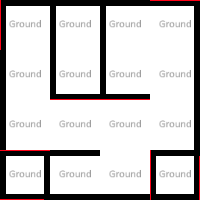

The image is a tile-based game level rendered from a .tmx file. Its description and complete source (layers, tilesets, objects, tile grids) follow:
An orthogonal 4x4 tile map with 50x50 px tiles, 3 tile layers (Ground, Walls, InnerWalls), 1 hidden layer not drawn, 2 tilesets and 7 objects (3x Ending C, 2x Ending D, room 1, EndingIndicatorEndingC).

<map version="1.8" tiledversion="1.8.1" orientation="orthogonal" renderorder="left-up" compressionlevel="0" width="4" height="4" tilewidth="50" tileheight="50" infinite="0" nextlayerid="30" nextobjectid="72">
 <properties>
  <property name="AutoElevate" type="bool" value="false" />
  <property name="NoAgents" type="bool" value="false" />
  <property name="NoSpawning" type="bool" value="false" />
 </properties>
 <tileset firstgid="1" source="../../_Tiled/Master.tsx" />
 <tileset firstgid="34" source="../../_Tiled/Deco.tsx" />
 <group id="5" name="Floor 0">
  <properties>
   <property name="Height" type="float" value="2.5" />
  </properties>
  <layer id="1" name="Ground" width="4" height="4">
   <properties>
    <property name="Materials" value="[ground]" />
    <property name="Walkable" type="bool" value="true" />
   </properties>
   <data encoding="csv">
4,4,4,4,
4,4,4,4,
4,4,4,4,
4,4,4,4
</data>
  </layer>
  <layer id="28" name="Ceiling" width="4" height="4" visible="0">
   <properties>
    <property name="AtCeiling" type="bool" value="true" />
    <property name="Materials" value="[ceiling]" />
   </properties>
   <data encoding="csv">
3,3,3,0,
3,3,3,0,
3,3,3,0,
0,0,0,0
</data>
  </layer>
  <layer id="3" name="Walls" width="4" height="4">
   <properties>
    <property name="ConnectToCeiling" type="bool" value="true" />
    <property name="Materials" value="[walls]" />
   </properties>
   <data encoding="csv">
2684354566,3221225477,3221225477,3221225478,
2684354565,0,0,1610612741,
2684354565,0,0,1610612741,
6,5,5,1610612742
</data>
  </layer>
  <layer id="29" name="InnerWalls" width="4" height="4">
   <properties>
    <property name="ConnectToCeiling" type="bool" value="true" />
   </properties>
   <data encoding="csv">
0,2684354565,2684354565,0,
0,6,6,0,
0,0,0,0,
3221225478,3221225477,0,2684354566
</data>
  </layer>
  <objectgroup id="4" name="Transitions">
   <object id="65" name="room 1" gid="20" x="50" y="100" width="50" height="50" rotation="-90" />
   <object id="67" name="Ending C" gid="8" x="100" y="0" width="50" height="50" rotation="90">
    <properties>
     <property name="OneWay" type="bool" value="true" />
     <property name="TargetZone" value="Level8EndingC" />
    </properties>
   </object>
   <object id="69" name="Ending D" gid="8" x="50" y="150" width="50" height="50" rotation="90">
    <properties>
     <property name="OneWay" type="bool" value="true" />
     <property name="TargetZone" value="Level8EndingD" />
    </properties>
   </object>
  </objectgroup>
  <objectgroup id="27" name="Objects">
   <object id="66" name="Ending C" gid="13" x="200" y="100" width="50" height="50" rotation="180">
    <properties>
     <property name="Variable" value="DoorEndingCLevel7" />
    </properties>
   </object>
   <object id="68" name="Ending D" gid="13" x="100" y="150" width="50" height="50" />
   <object id="70" name="Ending C" gid="14" x="100" y="100" width="50" height="50" rotation="180">
    <properties>
     <property name="Variable" value="DoorEndingCLevel7" />
     <property name="Y" type="int" value="2" />
    </properties>
   </object>
   <object id="71" name="EndingIndicatorC" type="EndingIndicatorEndingC" gid="41" x="50" y="100" width="50" height="50">
    <properties>
     <property name="Offset" value="0,0.55,0" />
     <property name="Rotate" value="0,180,0" />
     <property name="Scale" value="0.5,0.5,0.5" />
     <property name="Y" type="int" value="2" />
    </properties>
   </object>
  </objectgroup>
 </group>
</map>
